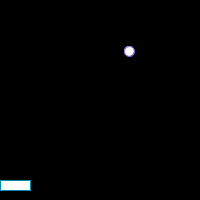
Frame 1 (no input)
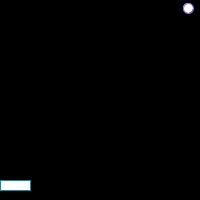
Frame 60 (the mouse pressed at the canvas centre just before this capture)
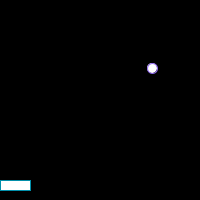
Frame 120 (the mouse held since frame 60 and released just before this capture)

The Processing sketch that drew these frames (run headless with seeded random() and noise(); from frame 60 on, the mouse is pressed at the canvas centre):

// Processing sketch: processing_83534
// ── processing_83534.pde

// Hannah Abdel, CP1 4-5, Pong 
//http://www.openprocessing.org/classroom/1967
Ball billy;
Paddle paddy;
int w;
void setup()
{
  smooth();
  size(200,200);
  paddy = new Paddle();
  billy = new Ball();
  
}
void draw()
{
  background(0,0,0);
  paddy.show();
  paddy.move();
  billy.bounce();
  billy.show();
  billy.move(); 
  if(keyPressed == true && key == 'a')
  {
    w--;
  }
  else if (keyPressed == true && key == 'd')
  {
    w++;
  }
  
   

 }
class Paddle
{
  boolean LEft, RIght;
  void show()
  {
    stroke(2,143,170);
    rect(w,180,30,10);
  }
    void move()
  {
    if(RIght == true)
    {
      w++;
    }
    else if (LEft == true)
    {
      w--;
    }
  }
}


class Ball
{ 
  boolean Up, Right;
  int x,y;
  Ball()
  {
    x = int(random(200));
    y = int (random(200));
    Up = true;
    Right = true;  
  } 
    void move()
  {
    if(Right == true)
    {
      x++;
    }
      else
      {
        x--;
      }
     if(Up == true)
     {
       y--;
     }
     else
     {
       y++;
     }    
  }
  void bounce()
  {
    if(x > 199)
    {
      Right = false;
    }
    else if (x < 1)
    {
      Right = true;
    }
    if (y < 1)
    {
      Up = false;
    }
    else if (y > 199)
    {
      Up = true;
    }   
    if(get(x,y)!=color(0,0,0))
    {
   
    }
  }
  void show()
  { 
    stroke(144,105,237);
    ellipse(x,y,10,10);
  }
}
